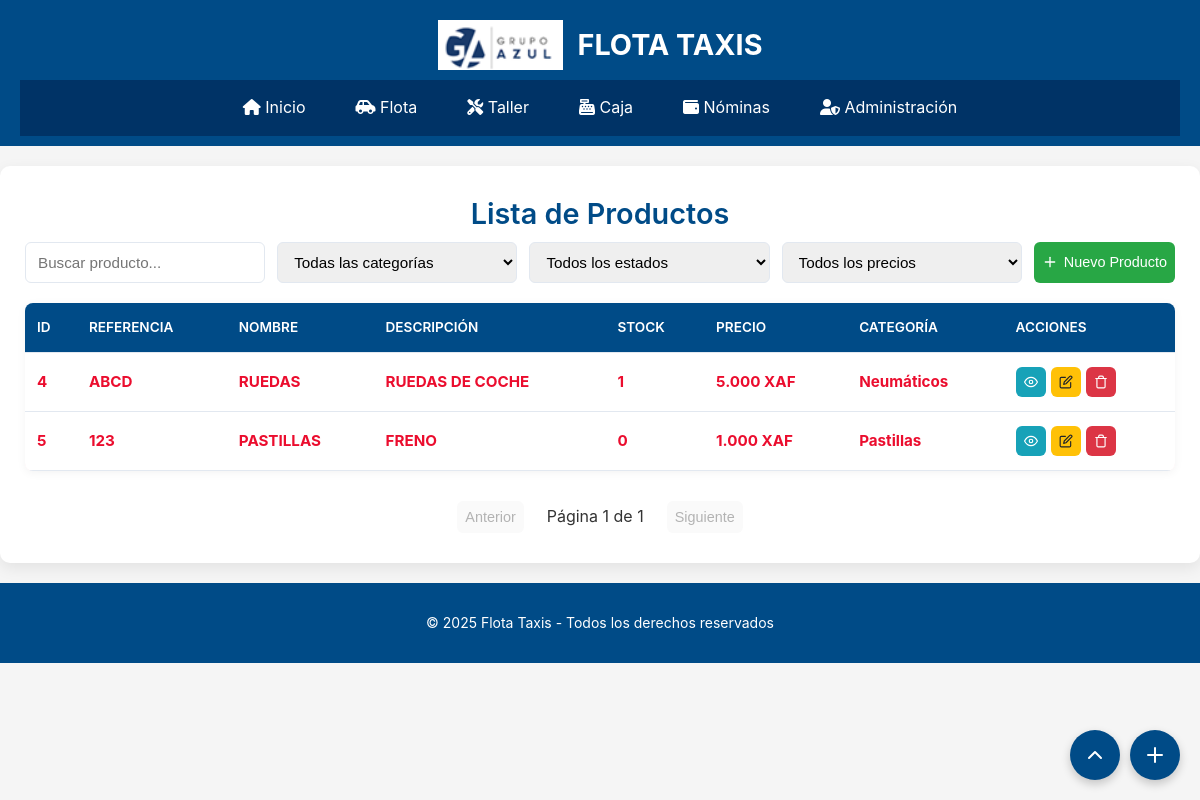
The page /modules/almacen/productos.php on the database its author committed.
### tables this page shows
CREATE TABLE `productos` (
  `id` int(11) NOT NULL,
  `referencia` varchar(100) NOT NULL,
  `nombre` varchar(100) NOT NULL,
  `stock` int(11) NOT NULL DEFAULT 0,
  `stock_minimo` int(11) NOT NULL DEFAULT 0,
  `precio` decimal(10,2) NOT NULL,
  `descripcion` text DEFAULT NULL,
  `categoria_id` int(11) DEFAULT NULL,
  `imagen1` varchar(255) DEFAULT NULL,
  `imagen2` varchar(255) DEFAULT NULL,
  `imagen3` varchar(255) DEFAULT NULL,
  `imagen4` varchar(255) DEFAULT NULL,
  `codigo_barras` varchar(255) DEFAULT NULL
);

CREATE TABLE `categorias` (
  `id` int(11) NOT NULL,
  `categoria` varchar(255) NOT NULL
);

### modules/almacen/productos.php (the view, shortened to what this page needs)
<?php
include '../../layout/header.php';
require '../../config/database.php';
$productos = $pdo->query("
    SELECT p.*, c.categoria
    FROM productos p
    LEFT JOIN categorias c ON p.categoria_id = c.id
")->fetchAll();
?>
<!DOCTYPE html>
<html lang="es">
<head>
</head>
<body>
    <div class="container">
        <h2>Lista de Productos</h2>
        <div class="table-controls">
            <input type="text" id="searchInput" placeholder="Buscar producto..." class="modal-product__form-input">
            <select id="filterCategoria" class="modal-product__form-input">
                <option value="">Todas las categorías</option>
            </select>
            <select id="filterStock" class="modal-product__form-input">
                <option value="">Todos los estados</option>
            </select>
            <select id="filterPrecio" class="modal-product__form-input">
                <option value="">Todos los precios</option>
            </select>
            <button id="openModalAgregar" class="btn btn-nuevo">
                <svg xmlns="http://www.w3.org/2000/svg" width="16" height="16" viewBox="0 0 24 24" fill="none" stroke="currentColor" stroke-width="2" stroke-linecap="round" stroke-linejoin="round">
                    <line x1="12" y1="5" x2="12" y2="19"></line>
                    <line x1="5" y1="12" x2="19" y2="12"></line>
                </svg>
                Nuevo Producto
            </button>
        </div>
        <div class="table-container">
            <table class="table">
                <thead>
                    <tr>
                        <th>ID</th>
                        <th>Referencia</th>
                        <th>Nombre</th>
                        <th>Descripción</th>
                        <th>Stock</th>
                        <th>Precio</th>
                        <th>Categoría</th>
                        <th>Acciones</th>
                    </tr>
                </thead>
                <tbody id="tableBody">
                    <?php foreach ($productos as $prod): ?>
                        <?php
                            $stockStatus = 'ok';
                            if ($prod['stock'] <= $prod['stock_minimo']) {
                                $stockStatus = ($prod['stock'] <= ($prod['stock_minimo'] * 0.5)) ? 'critico' : 'bajo';
                                $clase_alerta = 'alerta-stock';
                            } else {
                                $clase_alerta = '';
                            }
                        ?>
                        <tr class="<?= $clase_alerta ?>"
                            data-categoria="<?= $prod['categoria_id'] ?>"
                            data-stock="<?= $stockStatus ?>"
                            data-precio="<?= $prod['precio'] ?>">
                            <td><?= $prod['id'] ?></td>
                            <td><?= htmlspecialchars($prod['referencia']) ?></td>
                            <td><?= htmlspecialchars($prod['nombre']) ?></td>
                            <td><?= htmlspecialchars(mb_strimwidth($prod['descripcion'], 0, 50, '...')) ?></td>
                            <td><?= number_format($prod['stock'], 0, ',', '.') ?></td>
                            <td><?= number_format($prod['precio'], 0, ',', '.') ?> XAF</td>
                            <td><?= htmlspecialchars($prod['categoria']) ?></td>
                            <td>
                                <div style="display: flex; gap: 5px; flex-wrap: wrap;">
                                    <button class="btn btn-ver" onclick="verProducto(<?= htmlspecialchars(json_encode($prod), ENT_QUOTES, 'UTF-8') ?>)">
                                        <svg xmlns="http://www.w3.org/2000/svg" width="14" height="14" viewBox="0 0 24 24" fill="none" stroke="currentColor" stroke-width="2" stroke-linecap="round" stroke-linejoin="round">
                                            <path d="M1 12s4-8 11-8 11 8 11 8-4 8-11 8-11-8-11-8z"></path>
                                            <circle cx="12" cy="12" r="3"></circle>
                                        </svg>
                                    </button>
                                    <button class="btn btn-editar" onclick="editarProducto(<?= htmlspecialchars(json_encode($prod), ENT_QUOTES, 'UTF-8') ?>)">
                                    </button>
                                    <form method="post" style="display:inline;" onsubmit="return confirmarEliminacion();">
                                        <button type="submit" class="btn btn-eliminar">
                                        </button>
                                    </form>
                                </div>
                            </td>
                        </tr>
                    <?php endforeach; ?>
                </tbody>
            </table>
        </div>
        <div class="pagination">
            <button class="btn" id="prevPage" disabled>Anterior</button>
            <span id="pageInfo" style="padding: 8px 15px;">Página 1</span>
            <button class="btn" id="nextPage">Siguiente</button>
        </div>
    </div>
    <div class="action-buttons">
        <button class="action-button" id="btnScrollTop" title="Ir arriba">
            <svg xmlns="http://www.w3.org/2000/svg" width="24" height="24" viewBox="0 0 24 24" fill="none" stroke="currentColor" stroke-width="2" stroke-linecap="round" stroke-linejoin="round">
                <path d="M18 15l-6-6-6 6"></path>
            </svg>
        </button>
        <button class="action-button" id="btnAddNew" title="Nuevo producto">
            <svg xmlns="http://www.w3.org/2000/svg" width="24" height="24" viewBox="0 0 24 24" fill="none" stroke="currentColor" stroke-width="2" stroke-linecap="round" stroke-linejoin="round">
                <line x1="12" y1="5" x2="12" y2="19"></line>
                <line x1="5" y1="12" x2="19" y2="12"></line>
            </svg>
        </button>
    </div>
    <?php include '../../layout/footer.php'; ?>
</body>
</html>

### layout/header.php (shortened to what this page needs)
<?php
    $logoPath = '/taxis/assets/logo.png';
?>
<!DOCTYPE html>
<html lang="es">
<head>
    <link rel="stylesheet" href="/taxis/styles/styles.css">
    <link rel="stylesheet" href="https://cdnjs.cloudflare.com/ajax/libs/font-awesome/6.5.1/css/all.min.css">
</head>
<body>
<header class="header">
    <div class="logo-container">
        <img src="<?php echo $logoPath; ?>" alt="Logo Flota Taxis" class="logo">
        <span class="title">FLOTA TAXIS</span>
    </div>
    <nav class="navbar">
        <ul class="menu">
            <li>
                <a href="/taxis/index.php"><i class="fas fa-home"></i> Inicio</a>
            </li>
            <li>
                <a href="/taxis/modules/flota.php"><i class="fas fa-car-side"></i> Flota</a>
            </li>
            <li>
                <a href="#"><i class="fas fa-tools"></i> Taller</a>
            </li>
            <li>
                <a href="#"><i class="fas fa-cash-register"></i> Caja</a>
            </li>
            <li>
                <a href="#"><i class="fas fa-wallet"></i> Nóminas</a>
            </li>
            <li>
                <a href="#"><i class="fas fa-user-shield"></i> Administración</a>
            </li>
        </ul>
    </nav>
</header>
</body>
</html>

### layout/footer.php
<footer class="footer">
    <p>&copy; <?php echo date("Y"); ?> Flota Taxis - Todos los derechos reservados</p>
</footer>
</body>
</html>

### styles/styles.css (style rules this page uses)
body { font-family: Arial, sans-serif; margin: 0; padding: 0; background-color: #f8f9fa; color: #333; }
.header { background-color: #004b87; color: white; padding: 10px 20px; display: flex; flex-direction: column; align-items: center; text-align: center; }
.logo-container { display: flex; align-items: center; justify-content: center; gap: 15px; padding: 10px 0; }
.logo { height: 50px; }
.title { font-size: 1.8em; font-weight: bold; }
.navbar { width: 100%; background-color: #003366; }
.menu { list-style: none; padding: 0; margin: 0; display: flex; justify-content: center; gap: 20px; }
.menu li { position: relative; }
.menu a { text-decoration: none; color: white; font-size: 1em; padding: 15px; display: block; transition: background 0.3s ease; }
.footer { background-color: #004b87; color: white; text-align: center; padding: 15px 0; margin-top: 20px; font-size: 14px; width: 100%; }

### modules/almacen/productos.php (style rules this page uses)
:root { --color-primario: #004b87; --color-secundario: #003366; --color-texto: #333; --color-fondo: #f8f9fa; --color-borde: #e2e8f0; --color-exito: #28a745; --color-advertencia: #ffc107; --color-peligro: #dc3545; --color-info: #17a2b8; }
body { font-family: 'Inter', sans-serif; background-color: #f5f5f5; color: var(--color-texto); line-height: 1.6; }
.container { max-width: 1250px; margin: 20px auto; background: #fff; padding: 25px; border-radius: 10px; box-shadow: 0 5px 15px rgba(0, 0, 0, 0.08); }
h2 { margin-top:0px; color: var(--color-primario); font-size: 1.8rem; margin-bottom: 5px; text-align: center; font-weight: 600; }
.table-container { overflow-x: auto; margin-top: 20px; border-radius: 8px; box-shadow: 0 2px 10px rgba(0, 0, 0, 0.05); }
.table { width: 100%; border-collapse: collapse; min-width: 800px; }
.table th, .table td { padding: 14px 12px; text-align: left; border-bottom: 1px solid var(--color-borde); }
.table th { background-color: var(--color-primario); color: white; font-weight: 600; text-transform: uppercase; font-size: 0.85rem; position: sticky; top: 0; }
.table td { background-color: #fff; font-size: 0.95rem; transition: all 0.2s ease; }
.alerta-stock { background-color: #ffebee !important; font-weight: bold; color:rgb(235, 13, 46) }
.btn { padding: 8px 8px; border-radius: 6px; border: none; cursor: pointer; font-size: 0.9rem; transition: all 0.3s ease; display: inline-flex; align-items: center; gap: 6px; font-weight: 500; }
.btn-nuevo { background-color: var(--color-exito); color: white; }
.btn-editar { background-color: var(--color-advertencia); color: #212529; }
.btn-ver { background-color: var(--color-info); color: white; }
.btn-eliminar { background-color: var(--color-peligro); color: white; }
.table-controls { display: flex; gap: 12px; margin-bottom: 20px; flex-wrap: wrap; }
.table-controls input, .table-controls select { flex: 1; min-width: 200px; max-width: 300px; padding: 10px 12px; border: 1px solid var(--color-borde); border-radius: 6px; font-size: 0.95rem; }
.pagination { display: flex; justify-content: center; margin-top: 25px; gap: 8px; align-items: center; }
.modal-product__form-input { padding: 10px 12px; border: 1px solid var(--color-borde); border-radius: 6px; font-size: 0.95rem; transition: border-color 0.2s ease; width: 90%; }
.action-buttons { position: fixed; bottom: 20px; right: 20px; display: flex; gap: 10px; z-index: 100; }
.action-button { width: 50px; height: 50px; border-radius: 50%; background: var(--color-primario); color: white; display: flex; align-items: center; justify-content: center; box-shadow: 0 4px 10px rgba(0, 0, 0, 0.2); cursor: pointer; transition: all 0.3s; border: none; }

### rows shown on the page
productos: id "4", referencia "ABCD", nombre "RUEDAS", descripcion "RUEDAS DE COCHE", stock "1", precio "5.000", categoria.categoria "Neumáticos"
productos: id "5", referencia "123", nombre "PASTILLAS", descripcion "FRENO", stock "0", precio "1.000", categoria.categoria "Pastillas"
